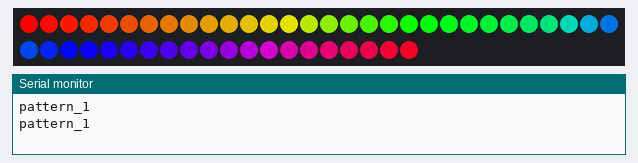
A sketch run on a simulated Arduino Uno, built with avr-gcc and run on an emulated ATmega328P. Parts: 50 RGB LEDs in strip order, left to right, continuing on the next row, the last lines printed to the serial monitor. Random numbers use the default seed unless the sketch sets one.

Above: at 3.12 s.
At 4.33 s:
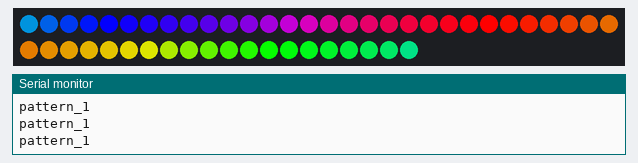
At 7.69 s:
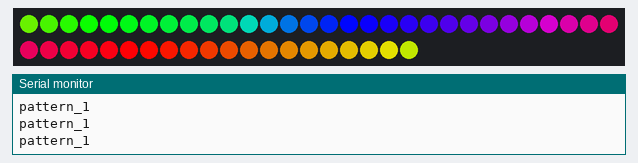
At 9.09 s:
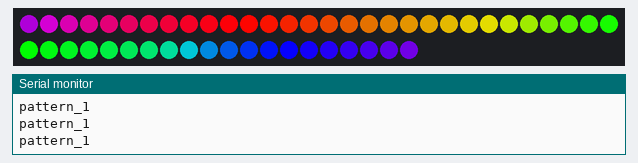
At 13.13 s:
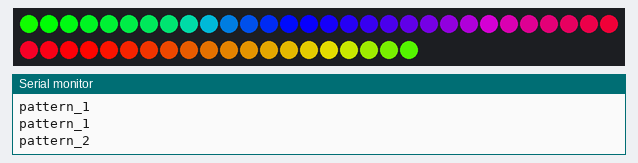
At 29.6 s:
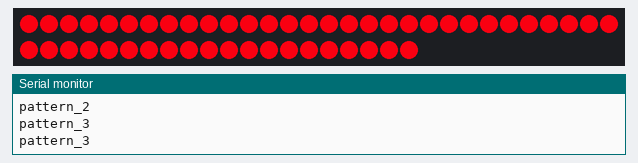

The sketch:

Still_Set_v2.ino
```cpp
#include <FastLED.h>

FASTLED_USING_NAMESPACE

#if defined(FASTLED_VERSION) && (FASTLED_VERSION < 3001000)
#warning "Requires FastLED 3.1 or later; check github for latest code."
#endif

#define DATA_PIN    5
//#define CLK_PIN   41
#define LED_TYPE    WS2811
#define COLOR_ORDER RGB
#define NUM_LEDS    50

CRGB leds[NUM_LEDS];

#define BRIGHTNESS         255
#define FRAMES_PER_SECOND  120

// Pattern 1
#define GAP_1 1
int a;

// Pattern 2
#define STROBE_2 0.5
#define GAP_2 1
int b;

// Pattern 3
//#define STROBE_2 0.5
#define GAP_3 1
int c;

// Pattern 4
#define STROBE_4 0.5
#define GAP_4 0
int d;

// Pattern 5
#define GAP_5 30

// Pattern 6
#define GAP_6 500
int f;

// Pattern 9
#define GAP_9 100


void setup() {
  delay(3000); // 3 second delay for recovery
  Serial.begin(9600);

  // tell FastLED about the LED strip configuration
  FastLED.addLeds<LED_TYPE, DATA_PIN, COLOR_ORDER>(leds, NUM_LEDS).setCorrection(TypicalLEDStrip);
  //FastLED.addLeds<LED_TYPE,DATA_PIN,CLK_PIN,COLOR_ORDER>(leds, NUM_LEDS).setCorrection(TypicalLEDStrip);

  // set master brightness control
  FastLED.setBrightness(BRIGHTNESS);
}


// List of patterns to cycle through.  Each is defined as a separate function below.
typedef void (*SimplePatternList[])();
SimplePatternList gPatterns = {
  rainbow_cycle,
  sparkle_white,
  full_color_rainbow_fade,
  sparkle_rainbow,
  color_palette_bnf_on,
  color_palette_blinky,
//  color_palette_bnf_on_off
  };
//, pattern_5, pattern_6, pattern_7, pattern_8, pattern_9, pattern_10

uint8_t gCurrentPatternNumber = 0; // Index number of which pattern is current
uint8_t gHue = 0; // rotating "base color" used by many of the patterns

void loop()
{
  // Call the current pattern function once, updating the 'leds' array
  gPatterns[gCurrentPatternNumber]();

  // send the 'leds' array out to the actual LED strip
  FastLED.show();
  // insert a delay to keep the framerate modest
  FastLED.delay(1000 / FRAMES_PER_SECOND);

  //  // do some periodic updates
  //  EVERY_N_MILLISECONDS( 20 ) {
  //    gHue++;  // slowly cycle the "base color" through the rainbow
  //  }
  EVERY_N_SECONDS( 10 ) {
    nextPattern();  // change patterns periodically
  }
}

#define ARRAY_SIZE(A) (sizeof(A) / sizeof((A)[0]))

void nextPattern()
{
  // add one to the current pattern number, and wrap around at the end

  gCurrentPatternNumber = (gCurrentPatternNumber + 1) % ARRAY_SIZE( gPatterns);
}


// Pattern 1
void rainbow_cycle() {
  Serial.println("pattern_1");
  for (int i = 0; i < NUM_LEDS; i++) {
    a = a + 5;
    leds[i] = CHSV( a, 255, 255 );
    delay(GAP_1);
  }
  FastLED.show();
}

// Pattern 2
void sparkle_white() {
  Serial.println("pattern_2");
  for (int i = 0; i < NUM_LEDS; i++) {
    leds[random(NUM_LEDS)] = CHSV( 255, 0, 255 ); // Change To Random LED and change color to White
    FastLED.show();
    delay(STROBE_2);
    fill_solid(leds, NUM_LEDS, CHSV( 0, 0, 0 )); // Set all to Off.
    FastLED.show();
    delay(GAP_2);

  }
}

// Pattern 3
void full_color_rainbow_fade() {
  Serial.println("pattern_3");
  for (int h = 0; h < 255; h = h + 5) {
    for (int dot = 0; dot < NUM_LEDS; dot++) {
      leds[dot] = CHSV( h, 255, 255 );
      FastLED.show();
    }
  }

}
// Pattern 4
void sparkle_rainbow() {
  Serial.println("pattern_4");
  for (int i = 0; i < NUM_LEDS; i++) {
    d = d + 5;
    leds[random(NUM_LEDS)] = CHSV( d, 255, 255 ); // Change To Random LED and change color to White
    FastLED.show();
    delay(STROBE_4);
    fill_solid(leds, NUM_LEDS, CHSV( 0, 0, 0 )); // Set all to Off.
    FastLED.show();
    delay(GAP_5);

  }
}


// Pattern 5
void color_palette_bnf_on() {
  Serial.println("pattern_5");
  int rainbow_palette[] = {0, 32, 64, 96, 128, 160, 192, 224};
  int array_size = sizeof(rainbow_palette) / sizeof(rainbow_palette[0]);
  for (int h = 0; h < array_size; h++) {
    for (int dot = 0; dot < NUM_LEDS; dot++) {
      Serial.print("Forward " + String(rainbow_palette[h]) + "\n");
      leds[dot] = CHSV( rainbow_palette[h], 255, 255 );
      FastLED.show();
      delay(GAP_5);
    }
    h++;
    for (int dot = 0; dot < NUM_LEDS; dot++) {
      Serial.print("Backward " + String(rainbow_palette[h]) + "\n");
      leds[NUM_LEDS - dot] = CHSV( rainbow_palette[h], 255, 255 );
      FastLED.show();
      delay(GAP_5);
    }
  }
}


// Pattern 6
void color_palette_blinky() {
  Serial.println("pattern_6");
  int rainbow_palette[] = {0, 32, 64, 96, 128, 160, 192, 224};
  int numColors = (sizeof(rainbow_palette) / sizeof(rainbow_palette[0]));
  for (int i = 0; i <= NUM_LEDS; i++) {
    int color = rainbow_palette[(i + f) % numColors];    // mod 3 means the color number will be 0-2.
    Serial.println(color);
    leds[i] = CHSV( color, 255, 255 );
  }
  FastLED.show();
  f = (f + 1) % numColors;        // Cycle through the starting LED#, 0 to numcolors-1
  delay(GAP_6);

}

// Pattern 7
void pattern_7() {
  Serial.println("pattern_7");
}

// Pattern 8
void pattern_8() {
  Serial.println("pattern_8");
}

// Pattern 9
void color_palette_bnf_on_off() {
  Serial.println("pattern_9");
  int rainbow_palette[] = {0, 32, 64, 96, 128, 160, 192, 224};
  int array_size = sizeof(rainbow_palette) / sizeof(rainbow_palette[0]);
  for (int h = 0; h < array_size; h++) {
    for (int dot = 0; dot < NUM_LEDS; dot++) {
      Serial.print("Forward " + String(rainbow_palette[h]) + "\n");
      leds[dot] = CHSV( rainbow_palette[h], 255, 255 );
      FastLED.show();
      leds[dot] = CRGB::Black;
      delay(GAP_9);
    }
//    h++;
    for (int dot = 0; dot < NUM_LEDS; dot++) {
      Serial.print("Backward " + String(rainbow_palette[h]) + "\n");
      leds[NUM_LEDS - dot] = CHSV( rainbow_palette[h], 255, 255 );
      FastLED.show();
      leds[dot] = CRGB::Black;
      delay(GAP_9);
    }
  }
}

// Pattern 10
void pattern_10() {
  Serial.println("pattern_10");
}
```

Measured:
- what the display in image 5 shows lasts 6.4 s, from 29.5 s to 35.9 s
